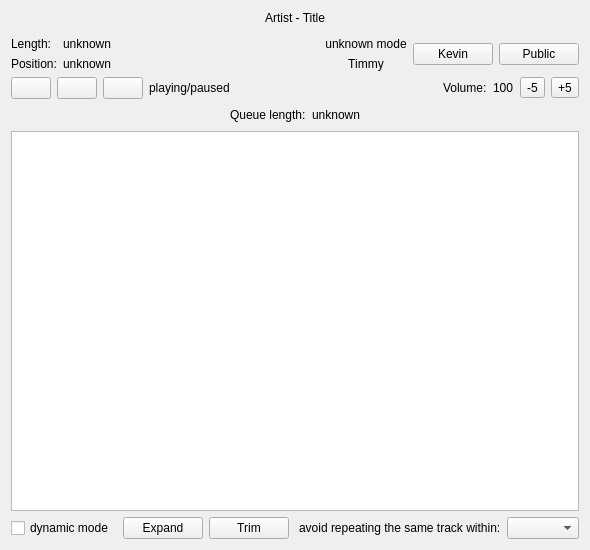
<?xml version="1.0" encoding="UTF-8"?>
<ui version="4.0">
 <class>MainWidget</class>
 <widget class="QWidget" name="MainWidget">
  <property name="geometry">
   <rect>
    <x>0</x>
    <y>0</y>
    <width>590</width>
    <height>550</height>
   </rect>
  </property>
  <property name="minimumSize">
   <size>
    <width>550</width>
    <height>550</height>
   </size>
  </property>
  <property name="windowTitle">
   <string>Form</string>
  </property>
  <layout class="QVBoxLayout" name="verticalLayout_3">
   <item>
    <layout class="QVBoxLayout" name="verticalLayout_2">
     <item>
      <widget class="QLabel" name="artistTitleLabel">
       <property name="text">
        <string>Artist - Title</string>
       </property>
       <property name="alignment">
        <set>Qt::AlignCenter</set>
       </property>
      </widget>
     </item>
     <item>
      <widget class="PMP::TrackProgressWidget" name="trackProgress" native="true"/>
     </item>
    </layout>
   </item>
   <item>
    <layout class="QHBoxLayout" name="horizontalLayout_4">
     <item>
      <layout class="QFormLayout" name="formLayout">
       <property name="fieldGrowthPolicy">
        <enum>QFormLayout::AllNonFixedFieldsGrow</enum>
       </property>
       <item row="0" column="0">
        <widget class="QLabel" name="lengthLabel">
         <property name="text">
          <string>Length:</string>
         </property>
        </widget>
       </item>
       <item row="0" column="1">
        <widget class="QLabel" name="lengthValueLabel">
         <property name="text">
          <string>unknown</string>
         </property>
        </widget>
       </item>
       <item row="1" column="0">
        <widget class="QLabel" name="positionLabel">
         <property name="text">
          <string>Position:</string>
         </property>
        </widget>
       </item>
       <item row="1" column="1">
        <widget class="QLabel" name="positionValueLabel">
         <property name="text">
          <string>unknown</string>
         </property>
        </widget>
       </item>
      </layout>
     </item>
     <item>
      <spacer name="horizontalSpacer_6">
       <property name="orientation">
        <enum>Qt::Horizontal</enum>
       </property>
       <property name="sizeHint" stdset="0">
        <size>
         <width>40</width>
         <height>20</height>
        </size>
       </property>
      </spacer>
     </item>
     <item>
      <layout class="QVBoxLayout" name="verticalLayout">
       <item>
        <widget class="QLabel" name="playingModeLabel">
         <property name="text">
          <string>unknown mode</string>
         </property>
         <property name="alignment">
          <set>Qt::AlignCenter</set>
         </property>
        </widget>
       </item>
       <item>
        <widget class="QLabel" name="userPlayingForLabel">
         <property name="text">
          <string>Timmy</string>
         </property>
         <property name="alignment">
          <set>Qt::AlignCenter</set>
         </property>
        </widget>
       </item>
      </layout>
     </item>
     <item>
      <widget class="QPushButton" name="toPersonalModeButton">
       <property name="text">
        <string>Kevin</string>
       </property>
      </widget>
     </item>
     <item>
      <widget class="QPushButton" name="toPublicModeButton">
       <property name="text">
        <string>Public</string>
       </property>
      </widget>
     </item>
    </layout>
   </item>
   <item>
    <layout class="QHBoxLayout" name="horizontalLayout_2">
     <item>
      <widget class="QPushButton" name="playButton">
       <property name="icon">
        <iconset resource="mainwindow.qrc">
         <normaloff>:/mediabuttons/Play.png</normaloff>:/mediabuttons/Play.png</iconset>
       </property>
       <property name="iconSize">
        <size>
         <width>30</width>
         <height>30</height>
        </size>
       </property>
      </widget>
     </item>
     <item>
      <widget class="QPushButton" name="pauseButton">
       <property name="icon">
        <iconset resource="mainwindow.qrc">
         <normaloff>:/mediabuttons/Pause.png</normaloff>:/mediabuttons/Pause.png</iconset>
       </property>
       <property name="iconSize">
        <size>
         <width>30</width>
         <height>30</height>
        </size>
       </property>
      </widget>
     </item>
     <item>
      <widget class="QPushButton" name="skipButton">
       <property name="icon">
        <iconset resource="mainwindow.qrc">
         <normaloff>:/mediabuttons/Skip.png</normaloff>:/mediabuttons/Skip.png</iconset>
       </property>
       <property name="iconSize">
        <size>
         <width>30</width>
         <height>30</height>
        </size>
       </property>
      </widget>
     </item>
     <item>
      <widget class="QLabel" name="playStateLabel">
       <property name="text">
        <string>playing/paused</string>
       </property>
      </widget>
     </item>
     <item>
      <spacer name="horizontalSpacer_3">
       <property name="orientation">
        <enum>Qt::Horizontal</enum>
       </property>
       <property name="sizeHint" stdset="0">
        <size>
         <width>40</width>
         <height>20</height>
        </size>
       </property>
      </spacer>
     </item>
     <item>
      <widget class="QLabel" name="volumeLabel">
       <property name="text">
        <string>Volume:</string>
       </property>
      </widget>
     </item>
     <item>
      <widget class="QLabel" name="volumeValueLabel">
       <property name="text">
        <string>100</string>
       </property>
      </widget>
     </item>
     <item>
      <widget class="QToolButton" name="volumeDecreaseButton">
       <property name="maximumSize">
        <size>
         <width>75</width>
         <height>16777215</height>
        </size>
       </property>
       <property name="text">
        <string>-5</string>
       </property>
      </widget>
     </item>
     <item>
      <widget class="QToolButton" name="volumeIncreaseButton">
       <property name="text">
        <string>+5</string>
       </property>
      </widget>
     </item>
    </layout>
   </item>
   <item>
    <layout class="QHBoxLayout" name="horizontalLayout">
     <item>
      <spacer name="horizontalSpacer">
       <property name="orientation">
        <enum>Qt::Horizontal</enum>
       </property>
       <property name="sizeHint" stdset="0">
        <size>
         <width>40</width>
         <height>20</height>
        </size>
       </property>
      </spacer>
     </item>
     <item>
      <widget class="QLabel" name="queueLengthLabel">
       <property name="text">
        <string>Queue length:</string>
       </property>
      </widget>
     </item>
     <item>
      <widget class="QLabel" name="queueLengthValueLabel">
       <property name="text">
        <string>unknown</string>
       </property>
      </widget>
     </item>
     <item>
      <spacer name="horizontalSpacer_2">
       <property name="orientation">
        <enum>Qt::Horizontal</enum>
       </property>
       <property name="sizeHint" stdset="0">
        <size>
         <width>40</width>
         <height>20</height>
        </size>
       </property>
      </spacer>
     </item>
    </layout>
   </item>
   <item>
    <widget class="QTableView" name="queueTableView">
     <property name="contextMenuPolicy">
      <enum>Qt::CustomContextMenu</enum>
     </property>
     <property name="alternatingRowColors">
      <bool>true</bool>
     </property>
     <property name="selectionBehavior">
      <enum>QAbstractItemView::SelectRows</enum>
     </property>
    </widget>
   </item>
   <item>
    <layout class="QHBoxLayout" name="horizontalLayout_3">
     <item>
      <widget class="QCheckBox" name="dynamicModeCheckBox">
       <property name="text">
        <string>dynamic mode</string>
       </property>
      </widget>
     </item>
     <item>
      <spacer name="horizontalSpacer_4">
       <property name="orientation">
        <enum>Qt::Horizontal</enum>
       </property>
       <property name="sizeHint" stdset="0">
        <size>
         <width>40</width>
         <height>20</height>
        </size>
       </property>
      </spacer>
     </item>
     <item>
      <widget class="QPushButton" name="expandButton">
       <property name="text">
        <string>Expand</string>
       </property>
      </widget>
     </item>
     <item>
      <widget class="QPushButton" name="trimButton">
       <property name="text">
        <string>Trim</string>
       </property>
      </widget>
     </item>
     <item>
      <spacer name="horizontalSpacer_5">
       <property name="orientation">
        <enum>Qt::Horizontal</enum>
       </property>
       <property name="sizeHint" stdset="0">
        <size>
         <width>40</width>
         <height>20</height>
        </size>
       </property>
      </spacer>
     </item>
     <item>
      <widget class="QLabel" name="label">
       <property name="text">
        <string>avoid repeating the same track within:</string>
       </property>
      </widget>
     </item>
     <item>
      <widget class="QComboBox" name="noRepetitionComboBox">
       <property name="maxVisibleItems">
        <number>15</number>
       </property>
       <property name="sizeAdjustPolicy">
        <enum>QComboBox::AdjustToContents</enum>
       </property>
      </widget>
     </item>
    </layout>
   </item>
  </layout>
 </widget>
 <customwidgets>
  <customwidget>
   <class>PMP::TrackProgressWidget</class>
   <extends>QWidget</extends>
   <header>gui-remote/trackprogresswidget.h</header>
  </customwidget>
 </customwidgets>
 <resources>
  <include location="mainwindow.qrc"/>
 </resources>
 <connections/>
</ui>
